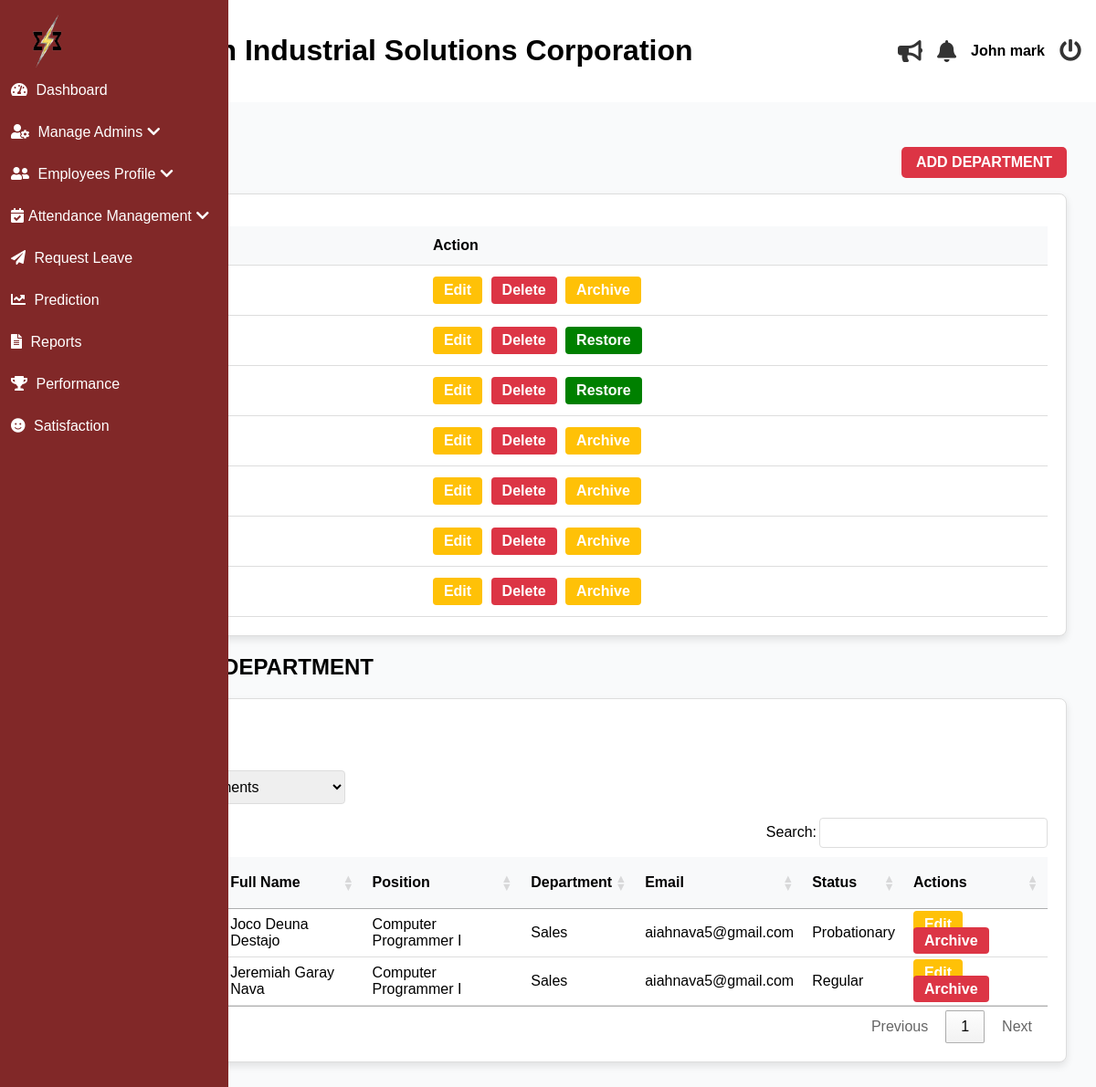
The app's page /superadmin/department.php (signed in), older data.
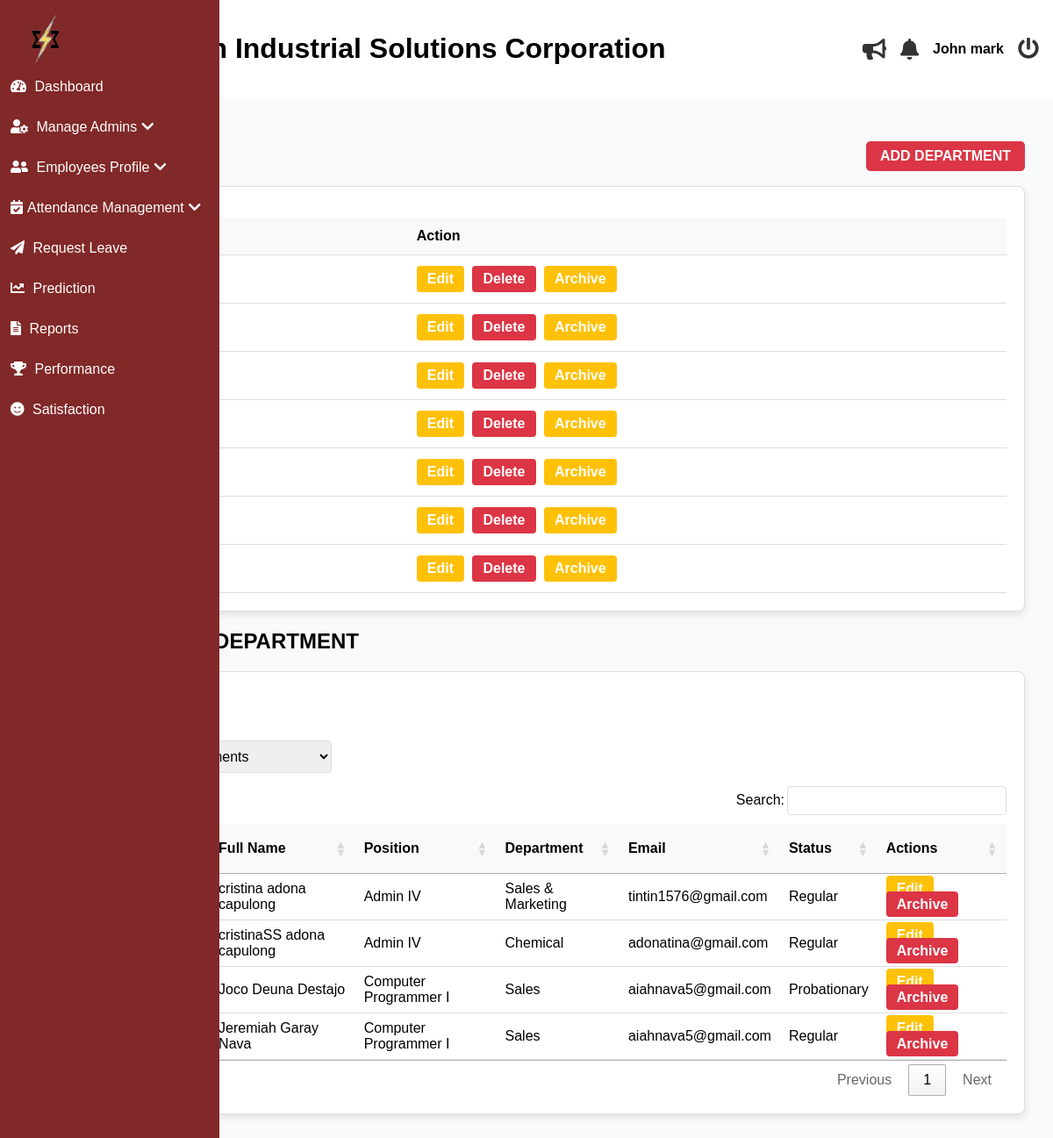
The same page, newer data.
### tables this page shows
CREATE TABLE `departments` (
  `id` int(11) NOT NULL,
  `dept_name` varchar(50) NOT NULL,
  `colors` varchar(32) NOT NULL,
  `is_archived` tinyint(1) NOT NULL
);

CREATE TABLE `employees` (
  `id` int(11) NOT NULL,
  `last_name` varchar(255) NOT NULL,
  `first_name` varchar(255) NOT NULL,
  `middle_name` varchar(255) NOT NULL,
  `suffix` varchar(255) NOT NULL,
  `gender` varchar(32) NOT NULL,
  `email` varchar(100) NOT NULL,
  `position` varchar(255) NOT NULL,
  `hire_date` date NOT NULL,
  `department` varchar(255) NOT NULL,
  `employment_status` varchar(255) NOT NULL,
  `employee_id` int(20) NOT NULL,
  `user_type` int(11) NOT NULL DEFAULT 2 COMMENT '1=admin, 2=staff, 3=super admin',
  `password` varchar(255) NOT NULL,
  `e_status` int(11) NOT NULL DEFAULT 1,
  `date_of_birth` date DEFAULT NULL,
  `age` varchar(32) NOT NULL,
  `contact_number` varchar(20) DEFAULT NULL,
  `perma_address` text DEFAULT NULL,
  `civil_status` varchar(10) DEFAULT NULL,
  `sss_number` varchar(15) DEFAULT NULL,
  `philhealth_number` varchar(15) DEFAULT NULL,
  `pagibig_number` varchar(15) DEFAULT NULL,
  `tin_number` varchar(15) DEFAULT NULL,
  `emergency_contact_name` varchar(50) DEFAULT NULL,
  `emergency_contact_number` varchar(15) DEFAULT NULL,
  `educational_background` enum('Technical-Vocational Program graduate','College graduate','Master''s degree graduate','Doctorate degree graduate') DEFAULT NULL,
  `skills` text DEFAULT NULL,
  `username` varchar(255) NOT NULL,
  `sick_leave` int(11) NOT NULL DEFAULT 0,
  `vacation_leave` int(11) NOT NULL DEFAULT 0,
  `maternity_leave` int(11) NOT NULL DEFAULT 0,
  `paternity_leave` int(11) NOT NULL DEFAULT 0,
  `medical` longblob DEFAULT NULL,
  `tor` longblob DEFAULT NULL,
  `nbi_clearance` longblob DEFAULT NULL,
  `resume` longblob DEFAULT NULL,
  `prc` longblob DEFAULT NULL,
  `others` longblob DEFAULT NULL,
  `is_archived` tinyint(1) DEFAULT 0
);

### superadmin/department.php (the view, shortened to what the changed rows need)
<?php
    $conn = mysqli_connect('localhost', 'root', '', 'esetech');
    $sql = "SELECT * FROM employees WHERE is_archived = 0";
    $sql .= " ORDER BY last_name ASC";
    $result = mysqli_query($conn, $sql);
    include('header.php');
?>
<link rel="stylesheet" href="https://cdn.datatables.net/1.13.5/css/jquery.dataTables.min.css" />
<main class="main-content">
    <section id="dashboard">
        <div class="department-and-button">
            <h2 class="text-2xl font-bold mb-6">DEPARTMENTS</h2>
        </div>
        <div class="card">
        <table>
            <thead>
                <tr>
                    <th>Departments</th>
                    <th>Action</th>
                </tr>
            </thead>
            <tbody>
                <?php
                    $deptSql = "SELECT * FROM departments ORDER BY dept_name ASC";
                    $deptResult = mysqli_query($conn, $deptSql);
                    if ($deptResult) {
                        while ($row = mysqli_fetch_assoc($deptResult)) {
                ?>
                <tr>
                    <td class="dept-name"><?php echo $row['dept_name']; ?></td>
                    <td class="action-buttons">
                        <form method="POST" style="display:inline;">
                            <?php echo $row['is_archived'] == 0
                            ? "<button class='btn btn-warning' onclick='editDepartment(" . $row['id'] . ", \"" . $row['dept_name'] . "\"); return false;'>Edit</button>
                                <button name='delete_dept' class='btn btn-danger' onclick='return confirm(\"Are you sure you want to delete this department?\");'>Delete</button>
                                <button name='archive_name' class='btn btn-warning'>Archive</button>"
                            : "<button class='btn btn-warning' onclick='editDepartment(" . $row['id'] . ", \"" . $row['dept_name'] . "\"); return false;'>Edit</button>
                                <button name='delete_dept' class='btn btn-danger' onclick='return confirm(\"Are you sure you want to delete this department?\");'>Delete</button>
                                <button name='restore_name' class='btn btn-restore'>Restore</button>";
                            ?>
                        </form>
                    </td>
                </tr>
                <?php
                        }
                    }
                ?>
            </tbody>
        </table>
    </div>
        <h2 class="text-2xl font-bold mb-6">EMPLOYEES PER DEPARTMENT</h2>
        <div class="card">
            <div class="card-body">
                <table id="myTable" class="employee-table">
                    <thead>
                        <tr>
                            <th>No.</th>
                            <th>Employee ID</th>
                            <th>Full Name</th>
                            <th>Position</th>
                            <th>Department</th>
                            <th>Email</th>
                            <th>Status</th>
                            <th>Actions</th>
                        </tr>
                    </thead>
                    <tbody>
                        <?php
                            $counter = 1;
                            while ($employee = mysqli_fetch_assoc($result)):
                        ?>
                            <tr>
                                <td><?php echo $counter++; ?></td>
                                <td class="employee_id_display"><?php echo $employee['employee_id']; ?></td>
                                <td>
                                    <?php
                                        $full_name = trim($employee['first_name'] . ' ' . $employee['middle_name'] . ' ' . $employee['last_name']);
                                        echo $full_name;
                                    ?>
                                </td>
                                <td><?php echo $employee['position']; ?></td>
                                <td><?php echo $employee['department']; ?></td>
                                <td><?php echo $employee['email']; ?></td>
                                <td><?php echo $employee['employment_status']; ?></td>
                                <td class="action-buttons">
                                    <a href="./edit_employee?id=<?php echo $employee['id']; ?>" class="btn btn-warning">Edit</a>
                                    <a href="?delete_id=<?php echo $employee['id']; ?>" class="btn btn-danger"
                                       onclick="return confirm('Are you sure you want to Archive this employee?');">Archive</a>
                                </td>
                            </tr>
                        <?php endwhile; ?>
                    </tbody>
                </table>
            </div>
        </div>
    </section>
</main>
<?php include('footer.php'); ?>

Row changes from the older to the newer data that the page shows:
changed departments (number 2 of 7 on the later page): is_archived "Restore" → "Archive"
changed departments (number 3 of 7 on the later page): is_archived "Restore" → "Archive"
added employees: full_name "cristina adona capulong", position "Admin IV", department "Sales & Marketing", email "tintin1576@gmail.com", employment_status "Regular"
added employees: full_name "cristinaSS adona capulong", position "Admin IV", department "Chemical", email "adonatina@gmail.com", employment_status "Regular"
